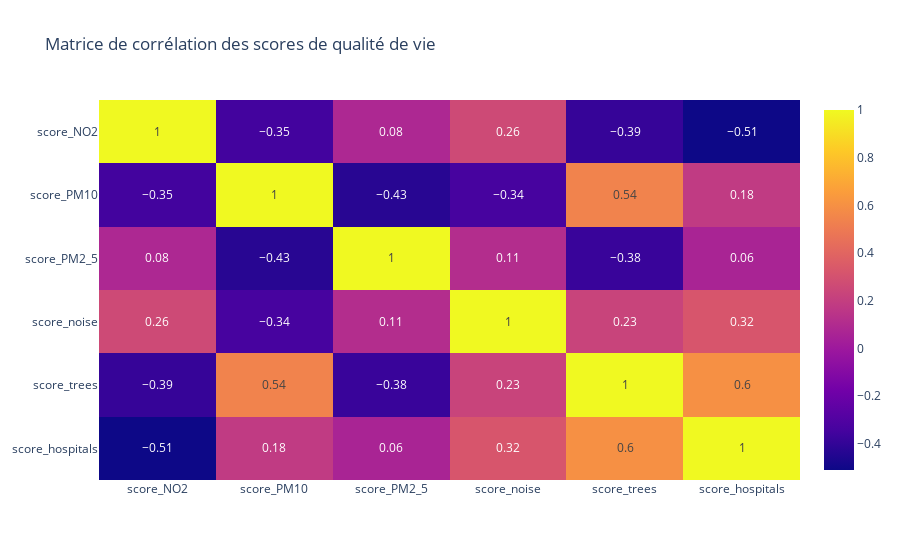

This figure's notebook cell:
### Code cell
# Calculate the correlation matrix and round to 2 decimals
corr_matrix = gdf[["score_NO2", "score_PM10", "score_PM2_5", "score_noise", "score_trees", "score_hospitals"]].corr().round(2)

# Create a heatmap using plotly
fig = px.imshow(corr_matrix, text_auto=True, aspect="auto", title="Matrice de corrélation des scores de qualité de vie")

# Show the plot
fig.show()

### Figure 1 — Plotly figure (JSON) as saved in the notebook; plotly's stock layout.template omitted (floating-point values rounded to 4 significant figures)
{"data": [{"coloraxis": "coloraxis", "hovertemplate": "x: %{x}<br>y: %{y}<br>color: %{z}<extra></extra>", "name": "0", "texttemplate": "%{z}", "type": "heatmap", "x": ["score_NO2", "score_PM10", "score_PM2_5", "score_noise", "score_trees", "score_hospitals"], "xaxis": "x", "y": ["score_NO2", "score_PM10", "score_PM2_5", "score_noise", "score_trees", "score_hospitals"], "yaxis": "y", "z": [[1, -0.35, 0.08, 0.26, -0.39, -0.51], [-0.35, 1, -0.43, -0.34, 0.54, 0.18], [0.08, -0.43, 1, 0.11, -0.38, 0.06], [0.26, -0.34, 0.11, 1, 0.23, 0.32], [-0.39, 0.54, -0.38, 0.23, 1, 0.6], [-0.51, 0.18, 0.06, 0.32, 0.6, 1]]}], "layout": {"coloraxis": {"colorscale": [[0, "#0d0887"], [0.1111, "#46039f"], [0.2222, "#7201a8"], [0.3333, "#9c179e"], [0.4444, "#bd3786"], [0.5556, "#d8576b"], [0.6667, "#ed7953"], [0.7778, "#fb9f3a"], [0.8889, "#fdca26"], [1, "#f0f921"]]}, "title": {"text": "Matrice de corrélation des scores de qualité de vie"}, "xaxis": {"anchor": "y", "domain": [0, 1]}, "yaxis": {"anchor": "x", "autorange": "reversed", "domain": [0, 1]}}}
